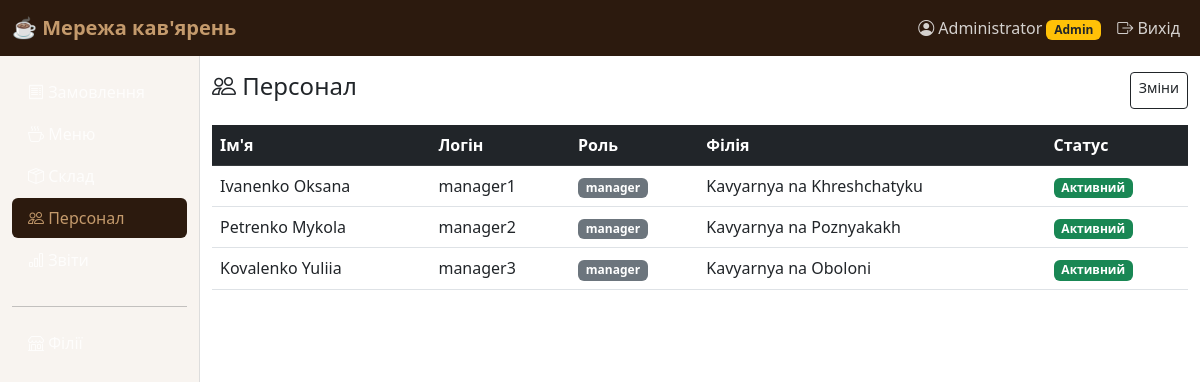
Page /staff/ (signed in) on the committed database.
### app/models.py (models this page shows, shortened)
class Users(db.Model, UserMixin):
    __tablename__ = 'users'
    id = db.Column(db.Integer, primary_key=True)
    username = db.Column(db.String(50), nullable=False, unique=True)
    password_hash = db.Column(db.String(255), nullable=False)
    role = db.Column(db.Enum('admin', 'manager', name='user_role'), nullable=False, default='manager')
    branch_id = db.Column(db.Integer, db.ForeignKey('branch.id'), nullable=True)
    full_name = db.Column(db.String(100))
    is_active = db.Column(db.Boolean, default=True)
    branch = db.relationship('Branch', foreign_keys=[branch_id])
    orders = db.relationship('Order', backref='creator', lazy='dynamic', foreign_keys='Order.created_by')
    shifts = db.relationship('Shift', backref='user', lazy='dynamic')
    def is_admin(self): return self.role == 'admin'

class Branch(db.Model):
    __tablename__ = 'branch'
    id = db.Column(db.Integer, primary_key=True)
    name = db.Column(db.String(100), nullable=False)
    address = db.Column(db.String(255), nullable=False)
    phone = db.Column(db.String(20))
    created_at = db.Column(db.DateTime, default=datetime.utcnow)
    orders = db.relationship('Order', backref='branch', lazy='dynamic', foreign_keys='Order.branch_id')
    inventory = db.relationship('Inventory', backref='branch', lazy='dynamic')
    shifts = db.relationship('Shift', backref='branch', lazy='dynamic')

### app/staff/routes.py (the view)
@staff_bp.route('/')
@login_required
def index():
    if current_user.is_admin():
        staff = Users.query.filter_by(role='manager').all()
    else:
        staff = Users.query.filter_by(branch_id=current_user.branch_id).all()
    return render_template('staff/index.html', staff=staff)

### app/models.py (called while the page is built)
@login_manager.user_loader
def load_user(user_id):
    return Users.query.get(int(user_id))

### app/templates/staff/index.html (shortened to what this page needs)
{% extends "base.html" %}
{% block content %}
<div class="d-flex justify-content-between mb-3">
  <h4><i class="bi bi-people"></i> Персонал</h4>
  <a href="{{ url_for('staff.shifts') }}" class="btn btn-outline-dark btn-sm">Зміни</a>
</div>
<table class="table table-hover">
  <thead class="table-dark"><tr><th>Ім'я</th><th>Логін</th><th>Роль</th><th>Філія</th><th>Статус</th></tr></thead>
  <tbody>
  {% for s in staff %}
  <tr>
    <td>{{ s.full_name or '—' }}</td>
    <td>{{ s.username }}</td>
    <td><span class="badge {% if s.role == 'admin' %}bg-warning text-dark{% else %}bg-secondary{% endif %}">{{ s.role }}</span></td>
    <td>{{ s.branch.name if s.branch else '—' }}</td>
    <td><span class="badge {% if s.is_active %}bg-success{% else %}bg-danger{% endif %}">{% if s.is_active %}Активний{% else %}Неактивний{% endif %}</span></td>
  </tr>
  {% endfor %}
  </tbody>
</table>
{% endblock %}

### app/templates/base.html (shortened to what this page needs)
<!DOCTYPE html>
<html lang="uk">
<head>
<link href="https://cdn.jsdelivr.net/npm/bootstrap@5.3.0/dist/css/bootstrap.min.css" rel="stylesheet">
<link href="https://cdn.jsdelivr.net/npm/bootstrap-icons@1.11.0/font/bootstrap-icons.css" rel="stylesheet">
</head>
<body>
<nav class="navbar navbar-expand-lg navbar-dark">
  <div class="container-fluid">
    <a class="navbar-brand" href="{{ url_for('orders.index') }}">☕ Мережа кав'ярень</a>
    <div class="collapse navbar-collapse" id="nav">
      {% if current_user.is_authenticated %}
      <ul class="navbar-nav ms-auto">
        <li class="nav-item"><span class="nav-link text-warning"><i class="bi bi-person-circle"></i> {{ current_user.full_name or current_user.username }}{% if current_user.is_admin() %} <span class="badge bg-warning text-dark">Admin</span>{% endif %}</span></li>
        <li class="nav-item"><a class="nav-link" href="{{ url_for('auth.logout') }}"><i class="bi bi-box-arrow-right"></i> Вихід</a></li>
      </ul>
      {% endif %}
    </div>
  </div>
</nav>
<div class="container-fluid">
  <div class="row">
    {% if current_user.is_authenticated %}
    <div class="col-md-2 sidebar py-3">
      <ul class="nav flex-column">
        <li class="nav-item"><a class="nav-link {% if request.endpoint and request.endpoint.startswith('orders') %}active{% endif %}" href="{{ url_for('orders.index') }}"><i class="bi bi-receipt"></i> Замовлення</a></li>
        <li class="nav-item"><a class="nav-link {% if request.endpoint and request.endpoint.startswith('menu') %}active{% endif %}" href="{{ url_for('menu.index') }}"><i class="bi bi-cup-hot"></i> Меню</a></li>
        <li class="nav-item"><a class="nav-link {% if request.endpoint and request.endpoint.startswith('inventory') %}active{% endif %}" href="{{ url_for('inventory.index') }}"><i class="bi bi-box-seam"></i> Склад</a></li>
        <li class="nav-item"><a class="nav-link {% if request.endpoint and request.endpoint.startswith('staff') %}active{% endif %}" href="{{ url_for('staff.index') }}"><i class="bi bi-people"></i> Персонал</a></li>
        <li class="nav-item"><a class="nav-link {% if request.endpoint and request.endpoint.startswith('reports') %}active{% endif %}" href="{{ url_for('reports.index') }}"><i class="bi bi-bar-chart"></i> Звіти</a></li>
        {% if current_user.is_admin() %}
        <li class="nav-item mt-2"><hr><a class="nav-link {% if request.endpoint and request.endpoint.startswith('branches') %}active{% endif %}" href="{{ url_for('branches.index') }}"><i class="bi bi-shop"></i> Філії</a></li>
        {% endif %}
      </ul>
    </div>
    <div class="col-md-10 py-3">
    {% else %}
    <div class="col-12 py-3">
    {% endif %}
      {% block content %}{% endblock %}
    </div>
  </div>
</div>
</body>
</html>

### app/templates/base.html (style rules this page uses)
:root { --coffee-dark: #2C1A0E; --coffee-mid: #6F4E37; --coffee-accent: #C49A6C; }
.navbar { background: var(--coffee-dark) !important; }
.navbar-brand { color: var(--coffee-accent) !important; font-weight: 700; }
.nav-link { color: rgba(255,255,255,.8) !important; }
.nav-link:hover, .nav-link.active { color: var(--coffee-accent) !important; }
.sidebar { background: #f8f4f0; min-height: calc(100vh - 56px); border-right: 1px solid #ddd; }
.sidebar .nav-link { color: var(--coffee-dark); padding: .5rem 1rem; border-radius: 6px; margin-bottom: 2px; }
.sidebar .nav-link.active { background: var(--coffee-dark); color: #fff; }

### rows in the picture
Users: full_name "Administrator"
Users: full_name "Ivanenko Oksana", username "manager1", role "manager", branch "Kavyarnya na Khreshchatyku", is_active "Активний"
Users: full_name "Petrenko Mykola", username "manager2", role "manager", branch "Kavyarnya na Poznyakakh", is_active "Активний"
Users: full_name "Kovalenko Yuliia", username "manager3", role "manager", branch "Kavyarnya na Oboloni", is_active "Активний"
